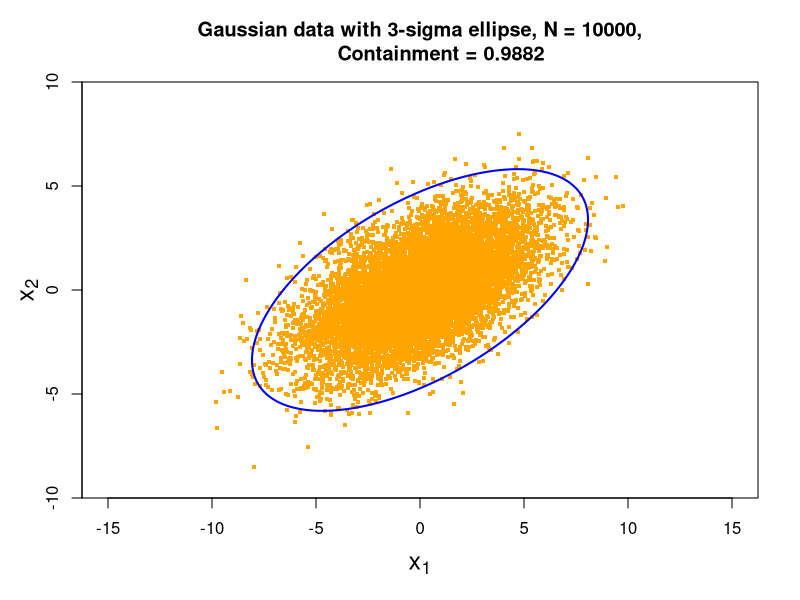

Reproduce this figure in R.
setwd('~/mjw/r/data_mining/introduction')
library(mvtnorm)
mu <- c( 0,0)
P<-matrix(c(cos(pi/6),sin(pi/6),-sin(pi/6),cos(pi/6)),ncol=2);
Sigma <- P %*% matrix(diag(c(9,2)),ncol=2) %*% t(P)
N<-10000
x<-rmvnorm(n=N,mean=mu,sigma=Sigma)
cat("The dimensions of x are:",dim(x),"\n")
x1=x[,1];
x2=x[,2];
plot.new
e <- eigen(Sigma)
v <- e$vectors
A <- v %*% sqrt(diag(e$values)) %*% t(v)
theta <- seq(0,2*pi,length=500)
a1 <- cos(theta)
a2 <- sin(theta)
p <-  3 * A %*% t(cbind(a1,a2))
plot(x1,x2,pch='.',cex=4,col="orange",asp=1,xlim=c(-10,10),ylim=c(-10,10),
     xlab="",ylab="",xaxs="i",yaxs="i")
lines(p[1,],p[2,],pch='.',lwd=2,col="blue",asp=1)
xlab <- expression(paste('x'[1]))
ylab <- expression(paste('x'[2]))
mtext(xlab,1,3,cex=1.5)
mtext(ylab,2,2,cex=1.5)
#------------------------------------------------
# in 2-d, the 1-sigma, 2-sigma, and 3-sigma
# containments are  0.393, 0.865, 0.989
#------------------------------------------------
q <- solve(A) %*% t(cbind(x1,x2))
f = function(q,sigma) 1 - sum(q[1,]*q[1,] + q[2,]*q[2,] > sigma^2 )/N
title(main= sprintf('Gaussian data with 3-sigma ellipse, N = %2d,
       Containment = %2.4f',N,f(q,3)))
